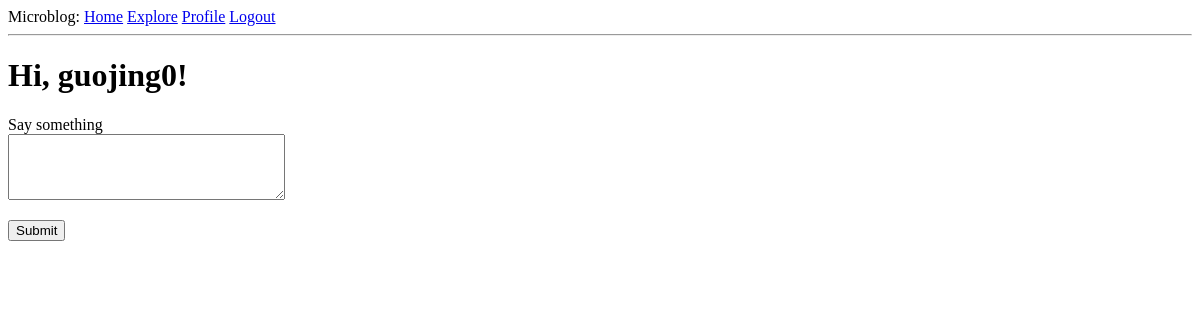
The page /index (signed in) on the database as committed earlier.
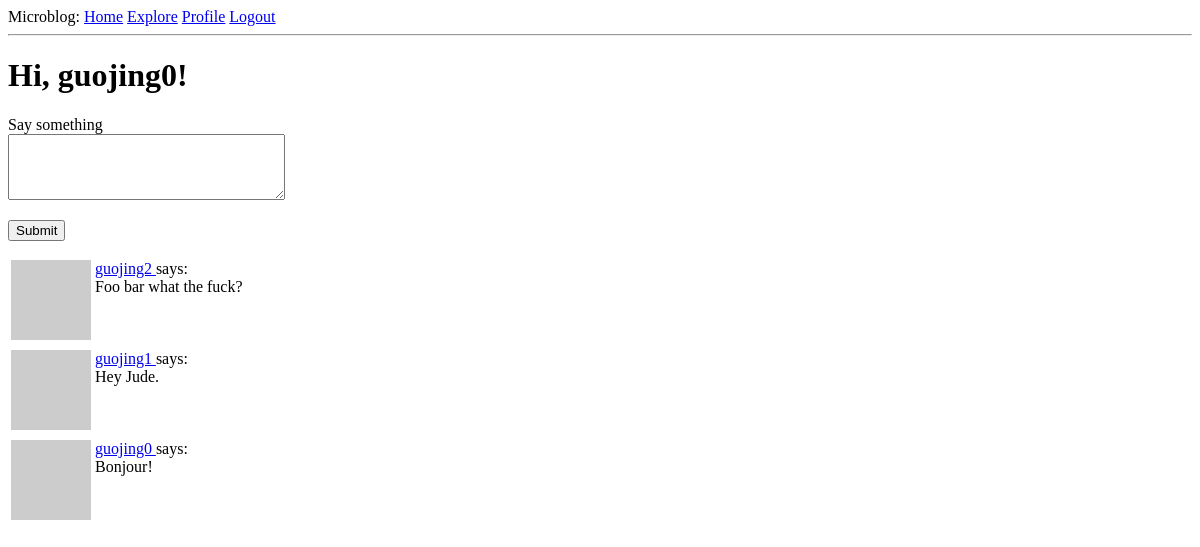
The same page on the database as committed later.
### app/models.py (models this page shows, shortened)
class User(UserMixin, db.Model):
    id: orm.Mapped[int] = orm.mapped_column(primary_key=True)
    username: orm.Mapped[str] = orm.mapped_column(sa.String(64), index=True, unique=True)
    email: orm.Mapped[str] = orm.mapped_column(sa.String(120), index=True, unique=True)
    password_hash: orm.Mapped[str | None] = orm.mapped_column(sa.String(256))
    posts: orm.WriteOnlyMapped['Post'] = orm.relationship(back_populates='author')
    about_me: orm.Mapped[str | None] = orm.mapped_column(sa.String(140))
    last_seen: orm.Mapped[datetime | None] = orm.mapped_column(
        default=lambda: datetime.now(UTC)
    )
    following: orm.WriteOnlyMapped['User'] = orm.relationship(
        secondary=followers,
        primaryjoin=(followers.c.follower_id == id),
        secondaryjoin=(followers.c.followed_id == id),
        back_populates='followers'
    )
    followers: orm.WriteOnlyMapped['User'] = orm.relationship(
        secondary=followers,
        primaryjoin=(followers.c.followed_id == id),
        secondaryjoin=(followers.c.follower_id == id),
        back_populates='following'
    )
    def avatar(self, size):
        digest = md5(self.email.lower().encode('utf-8')).hexdigest()
        return f'https://www.gravatar.com/avatar/{digest}?d=identicon&s={size}'
    def following_posts(self):
        Author = orm.aliased(User)
        Follower = orm.aliased(User)
        return (
            sa.select(Post)
            .join(Post.author.of_type(Author))
            .join(Author.followers.of_type(Follower), isouter=True)
            .where(sa.or_(
                Author.id == self.id, # author's own posts
                Follower.id == self.id # posts from followed users
                ))
            .group_by(Post) # to avoid duplicate posts
            .order_by(Post.timestamp.desc())
        )

class Post(db.Model):
    id: orm.Mapped[int] = orm.mapped_column(primary_key=True)
    body: orm.Mapped[str] = orm.mapped_column(sa.String(140))
    timestamp: orm.Mapped[datetime] = orm.mapped_column(index=True, default=lambda: datetime.now(UTC))
    user_id: orm.Mapped[int] = orm.mapped_column(sa.ForeignKey('user.id'), index=True)
    author: orm.Mapped['User'] = orm.relationship(back_populates='posts')

### app/routes.py (the view)
@app.route('/', methods=['GET', 'POST'])
@app.route('/index', methods=['GET', 'POST'])
@login_required
def index():
    form = PostForm()
    if form.validate_on_submit():
        post = Post(body=form.post.data, author=current_user)
        db.session.add(post)
        db.session.commit()
        flash('Your post is now live!')
        return redirect(url_for('index'))
    posts = db.session.scalars(current_user.following_posts()).all()
    return render_template('index.html', title='Home Page', form=form, posts=posts)

### app/forms.py
class PostForm(FlaskForm):
    post = TextAreaField('Say something', validators=[
        DataRequired(), Length(min=1, max=140)
    ])
    submit = SubmitField('Submit')

### app/models.py (called while the page is built)
@login.user_loader
def load_user(id):
    return db.session.get(User, int(id))

### app/routes.py (called while the page is built)
@app.before_request
def before_request():
    if current_user.is_authenticated:
        current_user.last_seen = datetime.now(UTC)
        db.session.commit()

### app/templates/index.html (shortened to what this page needs)
{% extends "base.html" %}
{% block content %}
    <h1>Hi, {{ current_user.username }}!</h1>
    {% if form %}
        <form action="" method="post">
            <p>
                {{ form.post.label }}<br>
                {{ form.post(cols=32, rows=4) }}<br>
            </p>
            <p>{{ form.submit() }}</p>
        </form>
    {% endif %}
    {% for post in posts %}
        {% include '_post.html' %}
    {% endfor %}
{% endblock %}

### app/templates/base.html (shortened to what this page needs)
<!DOCTYPE html>
<html>
    <head>
    </head>
    <body>
        <div>Microblog:
            <a href="{{ url_for('index') }}">Home</a>
            <a href="{{ url_for('explore') }}">Explore</a>
            {% if current_user.is_anonymous %}
                <a href="{{ url_for('login') }}">Login</a>
            {% else %}
                <a href="{{ url_for('user', username=current_user.username) }}">Profile</a>
                <a href="{{ url_for('logout') }}">Logout</a>
            {% endif %}
        </div>
        <hr>
        {% block content %}{% endblock %}
    </body>
</html>

### app/templates/_post.html
<table>
    <tr valign="top">
        <td><img src="{{ post.author.avatar(36) }}"></td>
        <td>
            <a href="{{ url_for('user', username=post.author.username) }}">
                {{ post.author.username }}
            </a>
            says:<br>{{ post.body }}
        </td>
    </tr>
</table>

Rows that differ between the two databases and show on the page:
added Post: author.username "guojing2", body "Foo bar what the fuck?"
added Post: author.username "guojing1", body "Hey Jude."
added Post: author.username "guojing0", body "Bonjour!"
